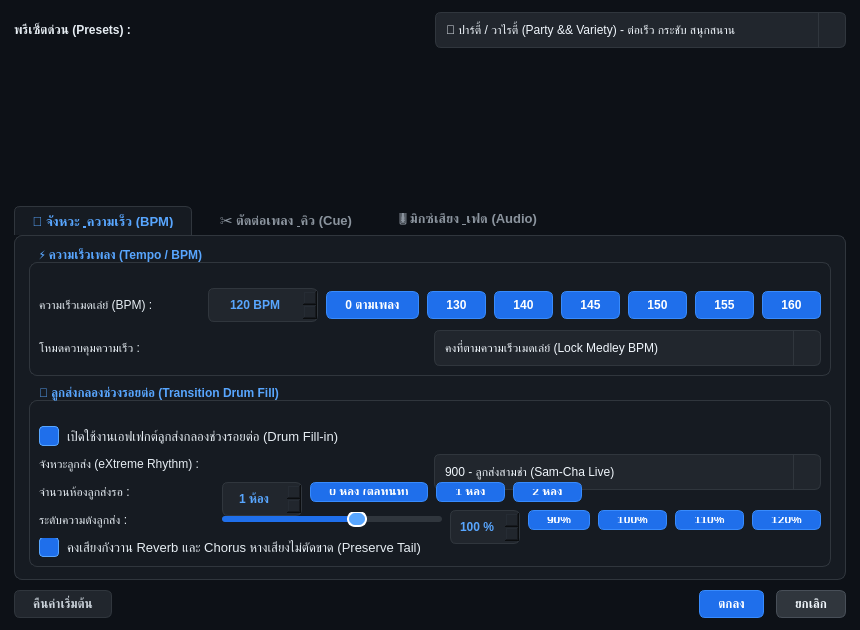
<?xml version='1.0' encoding='utf-8'?>
<ui version="4.0">
 <class>MedleyDialog</class>
 <widget class="QDialog" name="MedleyDialog">
  <property name="geometry">
   <rect>
    <x>0</x>
    <y>0</y>
    <width>860</width>
    <height>630</height>
   </rect>
  </property>
  <property name="minimumSize">
   <size>
    <width>840</width>
    <height>610</height>
   </size>
  </property>
  <property name="windowTitle">
   <string>ตั้งค่าระบบเมดเล่ย์ (Medley Studio)</string>
  </property>
  <property name="styleSheet">
   <string notr="true">QDialog {
    background-color: #0d1117;
    color: #e6edf3;
    font-size: 10pt;
}
QLabel {
    color: #e6edf3;
}
QGroupBox {
    border: 1px solid #30363d;
    border-radius: 8px;
    margin-top: 14px;
    padding-top: 16px;
    font-weight: bold;
    color: #58a6ff;
}
QGroupBox::title {
    subcontrol-origin: margin;
    subcontrol-position: top left;
    padding: 0 8px;
    background-color: #161b22;
}
QTabWidget::pane {
    border: 1px solid #30363d;
    border-radius: 8px;
    background-color: #161b22;
}
QTabBar::tab {
    background-color: #0d1117;
    color: #8b949e;
    padding: 7px 18px;
    font-size: 9.5pt;
    font-weight: bold;
    border-top-left-radius: 6px;
    border-top-right-radius: 6px;
    margin-right: 6px;
    min-width: 140px;
}
QTabBar::tab:selected {
    background-color: #161b22;
    color: #58a6ff;
    border: 1px solid #30363d;
    border-bottom: none;
}
QTabBar::tab:hover:!selected {
    background-color: #21262d;
    color: #c9d1d9;
}
QComboBox {
    background-color: #21262d;
    color: #f0f6fc;
    border: 1px solid #30363d;
    border-radius: 6px;
    padding: 4px 10px;
    min-height: 26px;
}
QComboBox:focus, QComboBox:hover {
    border: 1px solid #58a6ff;
}
QComboBox::drop-down {
    subcontrol-origin: padding;
    subcontrol-position: center right;
    width: 26px;
    border-left: 1px solid #30363d;
}
QComboBox QAbstractItemView, QComboBox QListView {
    background-color: #161b22;
    color: #f0f6fc;
    selection-background-color: #1f6feb;
    selection-color: #ffffff;
    border: 1px solid #30363d;
    border-radius: 6px;
    padding: 4px;
    outline: none;
}
QComboBox QAbstractItemView::item, QComboBox QListView::item {
    color: #f0f6fc;
    background-color: #161b22;
    min-height: 28px;
    padding: 4px 8px;
    border-radius: 4px;
}
QComboBox QAbstractItemView::item:hover {
    background-color: #21262d;
    color: #58a6ff;
}
QComboBox QAbstractItemView::item:selected {
    background-color: #1f6feb;
    color: #ffffff;
}
QSpinBox, QDoubleSpinBox {
    background-color: #21262d;
    color: #58a6ff;
    font-weight: bold;
    border: 1px solid #30363d;
    border-radius: 6px;
    padding: 3px 6px;
    min-height: 26px;
}
QSpinBox:focus, QDoubleSpinBox:focus {
    border: 1px solid #58a6ff;
    background-color: #161b22;
}
QSlider::groove:horizontal {
    height: 6px;
    background: #30363d;
    border-radius: 3px;
}
QSlider::sub-page:horizontal {
    background: #1f6feb;
    border-radius: 3px;
}
QSlider::handle:horizontal {
    background: #58a6ff;
    border: 2px solid #ffffff;
    width: 16px;
    margin-top: -5px;
    margin-bottom: -5px;
    border-radius: 8px;
}
QSlider::handle:horizontal:hover {
    background: #79c0ff;
}
QCheckBox {
    color: #e6edf3;
    spacing: 8px;
    font-size: 10pt;
}
QCheckBox::indicator {
    width: 18px;
    height: 18px;
    border: 1px solid #484f58;
    border-radius: 4px;
    background-color: #21262d;
}
QCheckBox::indicator:hover {
    border: 1px solid #58a6ff;
}
QCheckBox::indicator:checked {
    background-color: #1f6feb;
    border: 1px solid #58a6ff;
}
QPushButton {
    background-color: #1f6feb;
    color: #ffffff;
    border-radius: 6px;
    padding: 6px 18px;
    font-weight: bold;
    border: 1px solid #388bfd;
}
QPushButton:hover {
    background-color: #388bfd;
}
QPushButton#btnReset {
    background-color: #21262d;
    color: #c9d1d9;
    border: 1px solid #30363d;
}
QPushButton#btnReset:hover {
    background-color: #30363d;
    color: #f0f6fc;
}
QPushButton#btnCancel {
    background-color: #30363d;
    color: #f0f6fc;
    border: 1px solid #484f58;
}
QPushButton#btnCancel:hover {
    background-color: #484f58;
}
QPushButton[quickBtn="true"] {
    background-color: #21262d;
    color: #c9d1d9;
    border: 1px solid #30363d;
    border-radius: 4px;
    padding: 3px 7px;
    font-size: 9pt;
    font-weight: normal;
    min-height: 20px;
}
QPushButton[quickBtn="true"]:hover {
    background-color: #30363d;
    color: #58a6ff;
    border: 1px solid #58a6ff;
}
QPushButton[quickBtn="true"]:pressed {
    background-color: #1f6feb;
    color: #ffffff;
}
</string>
  </property>
  <layout class="QVBoxLayout" name="mainLayout">
   <property name="spacing">
    <number>10</number>
   </property>
   <property name="leftMargin">
    <number>14</number>
   </property>
   <property name="topMargin">
    <number>12</number>
   </property>
   <property name="rightMargin">
    <number>14</number>
   </property>
   <property name="bottomMargin">
    <number>12</number>
   </property>
   <item>
    <layout class="QHBoxLayout" name="headerLayout">
     <property name="spacing">
      <number>10</number>
     </property>
     <item>
      <widget class="QLabel" name="labelPreset">
       <property name="font">
        <font>
         <bold>true</bold>
        </font>
       </property>
       <property name="text">
        <string>พรีเซ็ตด่วน (Presets) :</string>
       </property>
      </widget>
     </item>
     <item>
      <widget class="QComboBox" name="comboPreset">
       <item>
        <property name="text">
         <string>🎉 ปาร์ตี้ / วาไรตี้ (Party &amp;&amp; Variety) - ต่อเร็ว กระชับ สนุกสนาน</string>
        </property>
       </item>
       <item>
        <property name="text">
         <string>🍷 ฟังสบาย / ร้านอาหาร (Restaurant &amp;&amp; Lounge) - เฟดนุ่มนวล</string>
        </property>
       </item>
       <item>
        <property name="text">
         <string>🎸 แสดงสด / ไลฟ์แบนด์ (Live Band) - ล็อกห้องเป๊ะ ส่งกลองเต็ม</string>
        </property>
       </item>
       <item>
        <property name="text">
         <string>⚙ กำหนดเอง (Custom)</string>
        </property>
       </item>
      </widget>
     </item>
    </layout>
   </item>
   <item>
    <widget class="TransitionPreviewWidget" name="previewWidget" native="true">
     <property name="minimumSize">
      <size>
       <width>0</width>
       <height>138</height>
      </size>
     </property>
    </widget>
   </item>
   <item>
    <widget class="QTabWidget" name="tabWidget">
     <property name="currentIndex">
      <number>0</number>
     </property>
     <widget class="QWidget" name="tabMidi">
      <attribute name="title">
       <string>🎵 จังหวะ &amp; ความเร็ว (BPM)</string>
      </attribute>
      <layout class="QVBoxLayout" name="layoutTabMidi">
       <property name="spacing">
        <number>10</number>
       </property>
       <property name="leftMargin">
        <number>14</number>
       </property>
       <property name="topMargin">
        <number>12</number>
       </property>
       <property name="rightMargin">
        <number>14</number>
       </property>
       <property name="bottomMargin">
        <number>12</number>
       </property>
       <item>
        <widget class="QGroupBox" name="groupBpm">
         <property name="title">
          <string>⚡ ความเร็วเพลง (Tempo / BPM)</string>
         </property>
         <layout class="QVBoxLayout" name="layoutGroupBpm">
          <property name="spacing">
           <number>8</number>
          </property>
          <item>
           <layout class="QHBoxLayout" name="rowBpm">
            <item>
             <widget class="QLabel" name="labelBpm">
              <property name="text">
               <string>ความเร็วเมดเล่ย์ (BPM) :</string>
              </property>
             <property name="minimumSize"><size><width>175</width><height>0</height></size></property></widget>
            </item>
            <item>
             <widget class="QSpinBox" name="spinBpm">
              <property name="minimumSize">
               <size>
                <width>110</width>
                <height>28</height>
               </size>
              </property>
              <property name="alignment">
               <set>Qt::AlignCenter</set>
              </property>
              <property name="minimum">
               <number>0</number>
              </property>
              <property name="maximum">
               <number>250</number>
              </property>
              <property name="value">
               <number>120</number>
              </property>
              <property name="specialValueText">
               <string>0 (ตามเพลง)</string>
              </property>
              <property name="suffix">
               <string> BPM</string>
              </property>
             </widget>
            </item>
            <item>
             <widget class="QPushButton" name="btnBpmAuto">
              <property name="text">
               <string>0 ตามเพลง</string>
              </property>
              <property name="quickBtn" stdset="0">
               <bool>true</bool>
              </property>
             </widget>
            </item>
            <item>
             <widget class="QPushButton" name="btnBpm130">
              <property name="text">
               <string>130</string>
              </property>
              <property name="quickBtn" stdset="0">
               <bool>true</bool>
              </property>
             </widget>
            </item>
            <item>
             <widget class="QPushButton" name="btnBpm140">
              <property name="text">
               <string>140</string>
              </property>
              <property name="quickBtn" stdset="0">
               <bool>true</bool>
              </property>
             </widget>
            </item>
            <item>
             <widget class="QPushButton" name="btnBpm145">
              <property name="text">
               <string>145</string>
              </property>
              <property name="quickBtn" stdset="0">
               <bool>true</bool>
              </property>
             </widget>
            </item>
            <item>
             <widget class="QPushButton" name="btnBpm150">
              <property name="text">
               <string>150</string>
              </property>
              <property name="quickBtn" stdset="0">
               <bool>true</bool>
              </property>
             </widget>
            </item>
            <item>
             <widget class="QPushButton" name="btnBpm155">
              <property name="text">
               <string>155</string>
              </property>
              <property name="quickBtn" stdset="0">
               <bool>true</bool>
              </property>
             </widget>
            </item>
            <item>
             <widget class="QPushButton" name="btnBpm160">
              <property name="text">
               <string>160</string>
              </property>
              <property name="quickBtn" stdset="0">
               <bool>true</bool>
              </property>
             </widget>
            </item>
            <item>
             <spacer name="spacerBpm">
              <property name="orientation">
               <enum>Qt::Horizontal</enum>
              </property>
              <property name="sizeHint" stdset="0">
               <size>
                <width>10</width>
                <height>20</height>
               </size>
              </property>
             </spacer>
            </item>
           </layout>
          </item>
          <item>
           <layout class="QHBoxLayout" name="rowTempoMode">
            <item>
             <widget class="QLabel" name="labelTempoMode">
              <property name="text">
               <string>โหมดควบคุมความเร็ว :</string>
              </property>
             <property name="minimumSize"><size><width>175</width><height>0</height></size></property></widget>
            </item>
            <item>
             <widget class="QComboBox" name="comboTempoMode">
              <item>
               <property name="text">
                <string>คงที่ตามความเร็วเมดเล่ย์ (Lock Medley BPM)</string>
               </property>
              </item>
              <item>
               <property name="text">
                <string>เล่นความเร็วตามต้นฉบับเพลงเดิม (Song Original Tempo)</string>
               </property>
              </item>
              <item>
               <property name="text">
                <string>ค่อยๆ เร่ง/ผ่อนความเร็วเชื่อมต่อ (Tempo Ramp / Morph)</string>
               </property>
              </item>
             </widget>
            </item>
           </layout>
          </item>
         </layout>
        </widget>
       </item>
       <item>
        <widget class="QGroupBox" name="groupDrumFill">
         <property name="title">
          <string>🥁 ลูกส่งกลองช่วงรอยต่อ (Transition Drum Fill)</string>
         </property>
         <layout class="QVBoxLayout" name="layoutGroupDrum">
          <property name="spacing">
           <number>8</number>
          </property>
          <item>
           <widget class="QCheckBox" name="chkDrumFill">
            <property name="text">
             <string>เปิดใช้งานเอฟเฟกต์ลูกส่งกลองช่วงรอยต่อ (Drum Fill-in)</string>
            </property>
            <property name="checked">
             <bool>true</bool>
            </property>
           </widget>
          </item>
          <item>
           <layout class="QHBoxLayout" name="rowPattern">
            <item>
             <widget class="QLabel" name="labelPattern">
              <property name="text">
               <string>จังหวะลูกส่ง (eXtreme Rhythm) :</string>
              </property>
             <property name="minimumSize"><size><width>175</width><height>0</height></size></property></widget>
            </item>
            <item>
             <widget class="QComboBox" name="comboPattern">
              <item>
               <property name="text">
                <string>900 - ลูกส่งสามช่า (Sam-Cha Live)</string>
               </property>
              </item>
              <item>
               <property name="text">
                <string>901 - ลูกส่งลำซิ่ง (Lum-Zing Phin/Khaen)</string>
               </property>
              </item>
              <item>
               <property name="text">
                <string>902 - ลูกส่ง 3ช่าลำซิ่ง (Sam-Cha Lum-Zing)</string>
               </property>
              </item>
              <item>
               <property name="text">
                <string>903 - ลูกส่งดิสโก้ / วาไรตี้ (Disco / Dance)</string>
               </property>
              </item>
              <item>
               <property name="text">
                <string>904 - ลูกส่งลำซิ่ง 2 (Lum-Zing 2)</string>
               </property>
              </item>
              <item>
               <property name="text">
                <string>100 - ลูกส่งกลองมาตรฐาน (Standard Rock)</string>
               </property>
              </item>
              <item>
               <property name="text">
                <string>🎲 สุ่มตามจังหวะเพลง (Auto / Dynamic)</string>
               </property>
              </item>
              </widget>
            </item>
           </layout>
          </item>
          <item>
           <layout class="QHBoxLayout" name="rowBars">
            <item>
             <widget class="QLabel" name="labelBars">
              <property name="text">
               <string>จำนวนห้องลูกส่งรอ :</string>
              </property>
             <property name="minimumSize"><size><width>175</width><height>0</height></size></property></widget>
            </item>
            <item>
             <widget class="QSpinBox" name="spinBars">
              <property name="minimumSize">
               <size>
                <width>80</width>
                <height>26</height>
               </size>
              </property>
              <property name="alignment">
               <set>Qt::AlignCenter</set>
              </property>
              <property name="minimum">
               <number>0</number>
              </property>
              <property name="maximum">
               <number>4</number>
              </property>
              <property name="value">
               <number>1</number>
              </property>
              <property name="suffix">
               <string> ห้อง</string>
              </property>
             </widget>
            </item>
            <item>
             <widget class="QPushButton" name="btnBars0">
              <property name="text">
               <string>0 ห้อง (ต่อทันที)</string>
              </property>
              <property name="quickBtn" stdset="0">
               <bool>true</bool>
              </property>
             </widget>
            </item>
            <item>
             <widget class="QPushButton" name="btnBars1">
              <property name="text">
               <string>1 ห้อง</string>
              </property>
              <property name="quickBtn" stdset="0">
               <bool>true</bool>
              </property>
             </widget>
            </item>
            <item>
             <widget class="QPushButton" name="btnBars2">
              <property name="text">
               <string>2 ห้อง</string>
              </property>
              <property name="quickBtn" stdset="0">
               <bool>true</bool>
              </property>
             </widget>
            </item>
            <item>
             <spacer name="spacerBars">
              <property name="orientation">
               <enum>Qt::Horizontal</enum>
              </property>
              <property name="sizeHint" stdset="0">
               <size>
                <width>10</width>
                <height>20</height>
               </size>
              </property>
             </spacer>
            </item>
           </layout>
          </item>
          <item>
           <layout class="QHBoxLayout" name="rowFillVol">
            <property name="spacing">
             <number>8</number>
            </property>
            <item>
             <widget class="QLabel" name="labelFillVol">
              <property name="text">
               <string>ระดับความดังลูกส่ง :</string>
              </property>
             <property name="minimumSize"><size><width>175</width><height>0</height></size></property></widget>
            </item>
            <item>
             <widget class="QSlider" name="sliderFillVol">
              <property name="minimumSize">
               <size>
                <width>130</width>
                <height>0</height>
               </size>
              </property>
              <property name="minimum">
               <number>50</number>
              </property>
              <property name="maximum">
               <number>130</number>
              </property>
              <property name="value">
               <number>100</number>
              </property>
              <property name="orientation">
               <enum>Qt::Horizontal</enum>
              </property>
             </widget>
            </item>
            <item>
             <widget class="QSpinBox" name="spinFillVol">
              <property name="minimumSize">
               <size>
                <width>70</width>
                <height>26</height>
               </size>
              </property>
              <property name="alignment">
               <set>Qt::AlignCenter</set>
              </property>
              <property name="suffix">
               <string> %</string>
              </property>
              <property name="minimum">
               <number>50</number>
              </property>
              <property name="maximum">
               <number>130</number>
              </property>
              <property name="value">
               <number>100</number>
              </property>
             </widget>
            </item>
            <item>
             <widget class="QPushButton" name="btnVol90">
              <property name="text">
               <string>90%</string>
              </property>
              <property name="quickBtn" stdset="0">
               <bool>true</bool>
              </property>
             </widget>
            </item>
            <item>
             <widget class="QPushButton" name="btnVol100">
              <property name="text">
               <string>100%</string>
              </property>
              <property name="quickBtn" stdset="0">
               <bool>true</bool>
              </property>
             </widget>
            </item>
            <item>
             <widget class="QPushButton" name="btnVol110">
              <property name="text">
               <string>110%</string>
              </property>
              <property name="quickBtn" stdset="0">
               <bool>true</bool>
              </property>
             </widget>
            </item>
            <item>
             <widget class="QPushButton" name="btnVol120">
              <property name="text">
               <string>120%</string>
              </property>
              <property name="quickBtn" stdset="0">
               <bool>true</bool>
              </property>
             </widget>
            </item>
           </layout>
          </item>
          <item>
           <widget class="QCheckBox" name="chkPreserveEffects">
            <property name="text">
             <string>คงเสียงกังวาน Reverb และ Chorus หางเสียงไม่ตัดขาด (Preserve Tail)</string>
            </property>
            <property name="checked">
             <bool>true</bool>
            </property>
           </widget>
          </item>
         </layout>
        </widget>
       </item>
       <item>
        <spacer name="spacerTabMidi">
         <property name="orientation">
          <enum>Qt::Vertical</enum>
         </property>
         <property name="sizeHint" stdset="0">
          <size>
           <width>20</width>
           <height>10</height>
          </size>
         </property>
        </spacer>
       </item>
      </layout>
     </widget>
     <widget class="QWidget" name="tabCues">
      <attribute name="title">
       <string>✂️ ตัดต่อเพลง &amp; คิว (Cue)</string>
      </attribute>
      <layout class="QVBoxLayout" name="layoutTabCues">
       <property name="spacing">
        <number>10</number>
       </property>
       <property name="leftMargin">
        <number>14</number>
       </property>
       <property name="topMargin">
        <number>12</number>
       </property>
       <property name="rightMargin">
        <number>14</number>
       </property>
       <property name="bottomMargin">
        <number>12</number>
       </property>
       <item>
        <widget class="QGroupBox" name="groupOutro">
         <property name="title">
          <string>✂️ การตัดหางเพลงเมื่อร้องจบ (Auto Cut Outro)</string>
         </property>
         <layout class="QVBoxLayout" name="layoutGroupOutro">
          <property name="spacing">
           <number>8</number>
          </property>
          <item>
           <widget class="QCheckBox" name="chkAutoCutOutro">
            <property name="text">
             <string>ตัดหางเพลงอัตโนมัติเมื่อเนื้อร้องท่อนสุดท้ายจบลง (Skip Outro)</string>
            </property>
            <property name="checked">
             <bool>true</bool>
            </property>
           </widget>
          </item>
          <item>
           <layout class="QHBoxLayout" name="rowWaitBars">
            <item>
             <widget class="QLabel" name="labelWaitBars">
              <property name="text">
               <string>เล่นต่อหลังคำร้องสุดท้าย :</string>
              </property>
             <property name="minimumSize"><size><width>185</width><height>0</height></size></property></widget>
            </item>
            <item>
             <widget class="QSpinBox" name="spinWaitBars">
              <property name="minimumSize">
               <size>
                <width>80</width>
                <height>26</height>
               </size>
              </property>
              <property name="alignment">
               <set>Qt::AlignCenter</set>
              </property>
              <property name="suffix">
               <string> ห้อง</string>
              </property>
              <property name="minimum">
               <number>0</number>
              </property>
              <property name="maximum">
               <number>8</number>
              </property>
              <property name="value">
               <number>1</number>
              </property>
             </widget>
            </item>
            <item>
             <widget class="QPushButton" name="btnWait0">
              <property name="text">
               <string>0 ห้อง (ทันที)</string>
              </property>
              <property name="quickBtn" stdset="0">
               <bool>true</bool>
              </property>
             </widget>
            </item>
            <item>
             <widget class="QPushButton" name="btnWait1">
              <property name="text">
               <string>1 ห้อง</string>
              </property>
              <property name="quickBtn" stdset="0">
               <bool>true</bool>
              </property>
             </widget>
            </item>
            <item>
             <widget class="QPushButton" name="btnWait2">
              <property name="text">
               <string>2 ห้อง</string>
              </property>
              <property name="quickBtn" stdset="0">
               <bool>true</bool>
              </property>
             </widget>
            </item>
            <item>
             <spacer name="spacerWait">
              <property name="orientation">
               <enum>Qt::Horizontal</enum>
              </property>
              <property name="sizeHint" stdset="0">
               <size>
                <width>10</width>
                <height>20</height>
               </size>
              </property>
             </spacer>
            </item>
           </layout>
          </item>
          <item>
           <widget class="QCheckBox" name="chkQuantizeBar">
            <property name="text">
             <string>ล็อกการตัดให้ตรงจังหวะตกต้นห้องเพลง (Quantize to Beat 1 Sync)</string>
            </property>
            <property name="checked">
             <bool>true</bool>
            </property>
           </widget>
          </item>
         </layout>
        </widget>
       </item>
       <item>
        <widget class="QGroupBox" name="groupIntro">
         <property name="title">
          <string>⏭️ การข้ามท่อนอินโทร (Auto Skip Intro)</string>
         </property>
         <layout class="QVBoxLayout" name="layoutGroupIntro">
          <property name="spacing">
           <number>8</number>
          </property>
          <item>
           <widget class="QCheckBox" name="chkSkipIntro">
            <property name="text">
             <string>ข้ามท่อนเกริ่น/อินโทรของเพลงถัดไป (Auto Skip Intro)</string>
            </property>
            <property name="checked">
             <bool>true</bool>
            </property>
           </widget>
          </item>
          <item>
           <layout class="QHBoxLayout" name="rowIntroBars">
            <item>
             <widget class="QLabel" name="labelIntroBars">
              <property name="text">
               <string>ระยะเวลารอก่อนเริ่มท่อนร้อง :</string>
              </property>
             <property name="minimumSize"><size><width>185</width><height>0</height></size></property></widget>
            </item>
            <item>
             <widget class="QSpinBox" name="spinIntroBars">
              <property name="minimumSize">
               <size>
                <width>80</width>
                <height>26</height>
               </size>
              </property>
              <property name="alignment">
               <set>Qt::AlignCenter</set>
              </property>
              <property name="minimum">
               <number>0</number>
              </property>
              <property name="maximum">
               <number>8</number>
              </property>
              <property name="value">
               <number>2</number>
              </property>
              <property name="suffix">
               <string> ห้อง</string>
              </property>
             </widget>
            </item>
            <item>
             <widget class="QPushButton" name="btnIntro0">
              <property name="text">
               <string>0 ห้อง (ร้องทันที)</string>
              </property>
              <property name="quickBtn" stdset="0">
               <bool>true</bool>
              </property>
             </widget>
            </item>
            <item>
             <widget class="QPushButton" name="btnIntro1">
              <property name="text">
               <string>1 ห้อง</string>
              </property>
              <property name="quickBtn" stdset="0">
               <bool>true</bool>
              </property>
             </widget>
            </item>
            <item>
             <widget class="QPushButton" name="btnIntro2">
              <property name="text">
               <string>2 ห้อง</string>
              </property>
              <property name="quickBtn" stdset="0">
               <bool>true</bool>
              </property>
             </widget>
            </item>
            <item>
             <widget class="QPushButton" name="btnIntro4">
              <property name="text">
               <string>4 ห้อง</string>
              </property>
              <property name="quickBtn" stdset="0">
               <bool>true</bool>
              </property>
             </widget>
            </item>
            <item>
             <spacer name="spacerIntro">
              <property name="orientation">
               <enum>Qt::Horizontal</enum>
              </property>
              <property name="sizeHint" stdset="0">
               <size>
                <width>10</width>
                <height>20</height>
               </size>
              </property>
             </spacer>
            </item>
           </layout>
          </item>
          <item>
           <layout class="QHBoxLayout" name="rowPreBuffer">
            <item>
             <widget class="QLabel" name="labelPreBuffer">
              <property name="text">
               <string>ระยะเวลาโหลดล่วงหน้า :</string>
              </property>
             <property name="minimumSize"><size><width>185</width><height>0</height></size></property></widget>
            </item>
            <item>
             <widget class="QSpinBox" name="spinPreBuffer">
              <property name="minimumSize">
               <size>
                <width>80</width>
                <height>26</height>
               </size>
              </property>
              <property name="alignment">
               <set>Qt::AlignCenter</set>
              </property>
              <property name="suffix">
               <string> วินาที</string>
              </property>
              <property name="minimum">
               <number>10</number>
              </property>
              <property name="maximum">
               <number>60</number>
              </property>
              <property name="value">
               <number>20</number>
              </property>
             </widget>
            </item>
            <item>
             <spacer name="spacerPre">
              <property name="orientation">
               <enum>Qt::Horizontal</enum>
              </property>
              <property name="sizeHint" stdset="0">
               <size>
                <width>10</width>
                <height>20</height>
               </size>
              </property>
             </spacer>
            </item>
           </layout>
          </item>
         </layout>
        </widget>
       </item>
       <item>
        <spacer name="spacerTabCues">
         <property name="orientation">
          <enum>Qt::Vertical</enum>
         </property>
         <property name="sizeHint" stdset="0">
          <size>
           <width>20</width>
           <height>10</height>
          </size>
         </property>
        </spacer>
       </item>
      </layout>
     </widget>
     <widget class="QWidget" name="tabAudio">
      <attribute name="title">
       <string>🎚️ มิกซ์เสียง &amp; เฟด (Audio)</string>
      </attribute>
      <layout class="QVBoxLayout" name="layoutTab3">
       <property name="spacing">
        <number>10</number>
       </property>
       <property name="leftMargin">
        <number>14</number>
       </property>
       <property name="topMargin">
        <number>12</number>
       </property>
       <property name="rightMargin">
        <number>14</number>
       </property>
       <property name="bottomMargin">
        <number>12</number>
       </property>
       <item>
        <widget class="QGroupBox" name="groupAudioFade">
         <property name="title">
          <string>🎚️ การต่อเพลงไฟล์เสียง (MP3 / MV / Video Crossfade)</string>
         </property>
         <layout class="QVBoxLayout" name="layoutGroupAudio">
          <property name="spacing">
           <number>8</number>
          </property>
          <item>
           <layout class="QHBoxLayout" name="rowCrossfadeSec">
            <item>
             <widget class="QLabel" name="labelCrossfadeSec">
              <property name="text">
               <string>ระยะเวลาเสียงซ้อนกัน (Fade) :</string>
              </property>
             <property name="minimumSize"><size><width>185</width><height>0</height></size></property></widget>
            </item>
            <item>
             <widget class="QDoubleSpinBox" name="spinCrossfadeSec">
              <property name="minimumSize">
               <size>
                <width>80</width>
                <height>26</height>
               </size>
              </property>
              <property name="alignment">
               <set>Qt::AlignCenter</set>
              </property>
              <property name="suffix">
               <string> วินาที</string>
              </property>
              <property name="decimals">
               <number>1</number>
              </property>
              <property name="singleStep">
               <double>0.500000000000000</double>
              </property>
              <property name="minimum">
               <double>0.500000000000000</double>
              </property>
              <property name="maximum">
               <double>10.000000000000000</double>
              </property>
              <property name="value">
               <double>3.000000000000000</double>
              </property>
             </widget>
            </item>
            <item>
             <widget class="QPushButton" name="btnFade15">
              <property name="text">
               <string>1.5s</string>
              </property>
              <property name="quickBtn" stdset="0">
               <bool>true</bool>
              </property>
             </widget>
            </item>
            <item>
             <widget class="QPushButton" name="btnFade25">
              <property name="text">
               <string>2.5s</string>
              </property>
              <property name="quickBtn" stdset="0">
               <bool>true</bool>
              </property>
             </widget>
            </item>
            <item>
             <widget class="QPushButton" name="btnFade30">
              <property name="text">
               <string>3.0s</string>
              </property>
              <property name="quickBtn" stdset="0">
               <bool>true</bool>
              </property>
             </widget>
            </item>
            <item>
             <widget class="QPushButton" name="btnFade40">
              <property name="text">
               <string>4.0s</string>
              </property>
              <property name="quickBtn" stdset="0">
               <bool>true</bool>
              </property>
             </widget>
            </item>
            <item>
             <spacer name="spacerFade">
              <property name="orientation">
               <enum>Qt::Horizontal</enum>
              </property>
              <property name="sizeHint" stdset="0">
               <size>
                <width>10</width>
                <height>20</height>
               </size>
              </property>
             </spacer>
            </item>
           </layout>
          </item>
          <item>
           <layout class="QHBoxLayout" name="rowCrossfadeCurve">
            <item>
             <widget class="QLabel" name="labelCrossfadeCurve">
              <property name="text">
               <string>รูปแบบกราฟการเฟด (Curve) :</string>
              </property>
             <property name="minimumSize"><size><width>185</width><height>0</height></size></property></widget>
            </item>
            <item>
             <widget class="QComboBox" name="comboCrossfadeCurve">
              <item>
               <property name="text">
                <string>Equal-Power (โค้งเนียนเป็นธรรมชาติ ไม่ดรอปเสียง แนะนำ)</string>
               </property>
              </item>
              <item>
               <property name="text">
                <string>Linear (เส้นตรง สม่ำเสมอ)</string>
               </property>
              </item>
             </widget>
            </item>
           </layout>
          </item>
          <item>
           <layout class="QHBoxLayout" name="rowSilenceDb">
            <item>
             <widget class="QLabel" name="labelSilenceDb">
              <property name="text">
               <string>ระดับเสียงเริ่มตัดช่วงเงียบ :</string>
              </property>
             <property name="minimumSize"><size><width>185</width><height>0</height></size></property></widget>
            </item>
            <item>
             <widget class="QSpinBox" name="spinSilenceDb">
              <property name="minimumSize">
               <size>
                <width>80</width>
                <height>26</height>
               </size>
              </property>
              <property name="alignment">
               <set>Qt::AlignCenter</set>
              </property>
              <property name="suffix">
               <string> dB</string>
              </property>
              <property name="minimum">
               <number>-45</number>
              </property>
              <property name="maximum">
               <number>-18</number>
              </property>
              <property name="value">
               <number>-32</number>
              </property>
             </widget>
            </item>
            <item>
             <spacer name="spacerDb">
              <property name="orientation">
               <enum>Qt::Horizontal</enum>
              </property>
              <property name="sizeHint" stdset="0">
               <size>
                <width>10</width>
                <height>20</height>
               </size>
              </property>
             </spacer>
            </item>
           </layout>
          </item>
          <item>
           <widget class="QCheckBox" name="chkAudioAutoCue">
            <property name="text">
             <string>ตัดช่วงเงียบหัวเพลง MP3 อัตโนมัติ (Auto Cue-In)</string>
            </property>
            <property name="checked">
             <bool>true</bool>
            </property>
           </widget>
          </item>
          <item>
           <widget class="QCheckBox" name="chkAudioNormalize">
            <property name="text">
             <string>ปรับระดับความดังเพลงให้สมดุลเท่ากัน (Volume Normalization)</string>
            </property>
           </widget>
          </item>
         </layout>
        </widget>
       </item>
       <item>
        <spacer name="spacerTabAudio">
         <property name="orientation">
          <enum>Qt::Vertical</enum>
         </property>
         <property name="sizeHint" stdset="0">
          <size>
           <width>20</width>
           <height>10</height>
          </size>
         </property>
        </spacer>
       </item>
      </layout>
     </widget>
    </widget>
   </item>
   <item>
    <layout class="QHBoxLayout" name="footerLayout">
     <property name="spacing">
      <number>12</number>
     </property>
     <item>
      <widget class="QPushButton" name="btnReset">
       <property name="text">
        <string>คืนค่าเริ่มต้น</string>
       </property>
      </widget>
     </item>
     <item>
      <spacer name="spacerFooter">
       <property name="orientation">
        <enum>Qt::Horizontal</enum>
       </property>
       <property name="sizeHint" stdset="0">
        <size>
         <width>40</width>
         <height>20</height>
        </size>
       </property>
      </spacer>
     </item>
     <item>
      <widget class="QPushButton" name="btnOk">
       <property name="text">
        <string>ตกลง</string>
       </property>
       <property name="default">
        <bool>true</bool>
       </property>
      </widget>
     </item>
     <item>
      <widget class="QPushButton" name="btnCancel">
       <property name="text">
        <string>ยกเลิก</string>
       </property>
      </widget>
     </item>
    </layout>
   </item>
  </layout>
 </widget>
 <customwidgets>
  <customwidget>
   <class>TransitionPreviewWidget</class>
   <extends>QWidget</extends>
   <header>Widgets/TransitionPreviewWidget.h</header>
   <container>1</container>
  </customwidget>
 </customwidgets>
 <resources />
 <connections />
</ui>
